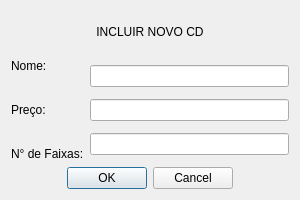
<?xml version="1.0" encoding="UTF-8"?>
<ui version="4.0">
 <class>IncluirCD</class>
 <widget class="QDialog" name="IncluirCD">
  <property name="geometry">
   <rect>
    <x>0</x>
    <y>0</y>
    <width>300</width>
    <height>200</height>
   </rect>
  </property>
  <property name="windowTitle">
   <string>Incluir CD</string>
  </property>
  <layout class="QVBoxLayout" name="verticalLayout_3">
   <item>
    <widget class="QLabel" name="label_4">
     <property name="text">
      <string>INCLUIR NOVO CD</string>
     </property>
     <property name="alignment">
      <set>Qt::AlignCenter</set>
     </property>
    </widget>
   </item>
   <item>
    <layout class="QHBoxLayout" name="horizontalLayout">
     <item>
      <layout class="QVBoxLayout" name="verticalLayout">
       <property name="spacing">
        <number>30</number>
       </property>
       <item>
        <widget class="QLabel" name="label">
         <property name="text">
          <string>Nome:</string>
         </property>
        </widget>
       </item>
       <item>
        <widget class="QLabel" name="label_2">
         <property name="text">
          <string>Preço:</string>
         </property>
        </widget>
       </item>
       <item>
        <widget class="QLabel" name="label_3">
         <property name="text">
          <string>N° de Faixas:</string>
         </property>
        </widget>
       </item>
      </layout>
     </item>
     <item>
      <layout class="QVBoxLayout" name="verticalLayout_2">
       <item>
        <widget class="QLineEdit" name="lineEdit"/>
       </item>
       <item>
        <widget class="QLineEdit" name="lineEdit_2"/>
       </item>
       <item>
        <widget class="QLineEdit" name="lineEdit_3"/>
       </item>
      </layout>
     </item>
    </layout>
   </item>
   <item>
    <widget class="QDialogButtonBox" name="buttonBox">
     <property name="orientation">
      <enum>Qt::Horizontal</enum>
     </property>
     <property name="standardButtons">
      <set>QDialogButtonBox::Cancel|QDialogButtonBox::Ok</set>
     </property>
     <property name="centerButtons">
      <bool>true</bool>
     </property>
    </widget>
   </item>
  </layout>
 </widget>
 <resources/>
 <connections>
  <connection>
   <sender>buttonBox</sender>
   <signal>accepted()</signal>
   <receiver>IncluirCD</receiver>
   <slot>accept()</slot>
   <hints>
    <hint type="sourcelabel">
     <x>248</x>
     <y>254</y>
    </hint>
    <hint type="destinationlabel">
     <x>157</x>
     <y>274</y>
    </hint>
   </hints>
  </connection>
  <connection>
   <sender>buttonBox</sender>
   <signal>rejected()</signal>
   <receiver>IncluirCD</receiver>
   <slot>reject()</slot>
   <hints>
    <hint type="sourcelabel">
     <x>316</x>
     <y>260</y>
    </hint>
    <hint type="destinationlabel">
     <x>286</x>
     <y>274</y>
    </hint>
   </hints>
  </connection>
 </connections>
</ui>
